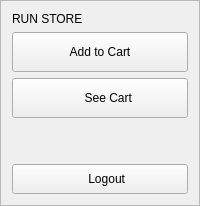
           <widget class="QFrame" name="frame_5">
            <property name="frameShape">
             <enum>QFrame::StyledPanel</enum>
            </property>
            <property name="frameShadow">
             <enum>QFrame::Raised</enum>
            </property>
            <layout class="QVBoxLayout" name="verticalLayout_61">
             <item>
              <widget class="QLabel" name="label_29">
               <property name="styleSheet">
                <string notr="true">font: 22pt &quot;Fira Sans&quot;;</string>
               </property>
               <property name="text">
                <string>RUN STORE</string>
               </property>
              </widget>
             </item>
             <item>
              <widget class="QPushButton" name="add_cart_page_button">
               <property name="minimumSize">
                <size>
                 <width>70</width>
                 <height>40</height>
                </size>
               </property>
               <property name="styleSheet">
                <string notr="true">font: 12pt &quot;Fira Sans&quot;;</string>
               </property>
               <property name="text">
                <string>Add to Cart</string>
               </property>
               <property name="icon">
                <iconset resource="img.qrc">
                 <normaloff>:/img/cart.png</normaloff>:/img/cart.png</iconset>
               </property>
               <property name="iconSize">
                <size>
                 <width>30</width>
                 <height>30</height>
                </size>
               </property>
              </widget>
             </item>
             <item>
              <widget class="QPushButton" name="See_Cart_Page_Button">
               <property name="minimumSize">
                <size>
                 <width>70</width>
                 <height>40</height>
                </size>
               </property>
               <property name="styleSheet">
                <string notr="true">font: 12pt &quot;Fira Sans&quot;;</string>
               </property>
               <property name="text">
                <string>     See Cart</string>
               </property>
               <property name="icon">
                <iconset resource="img.qrc">
                 <normaloff>:/img/cart.png</normaloff>:/img/cart.png</iconset>
               </property>
               <property name="iconSize">
                <size>
                 <width>30</width>
                 <height>30</height>
                </size>
               </property>
              </widget>
             </item>
             <item>
              <spacer name="verticalSpacer_16">
               <property name="orientation">
                <enum>Qt::Vertical</enum>
               </property>
               <property name="sizeHint" stdset="0">
                <size>
                 <width>20</width>
                 <height>40</height>
                </size>
               </property>
              </spacer>
             </item>
             <item>
              <widget class="QPushButton" name="close_store">
               <property name="minimumSize">
                <size>
                 <width>70</width>
                 <height>30</height>
                </size>
               </property>
               <property name="styleSheet">
                <string notr="true">font: 12pt &quot;Fira Sans&quot;;</string>
               </property>
               <property name="text">
                <string>    Logout</string>
               </property>
               <property name="icon">
                <iconset resource="img.qrc">
                 <normaloff>:/img/logout.png</normaloff>:/img/logout.png</iconset>
               </property>
               <property name="iconSize">
                <size>
                 <width>30</width>
                 <height>20</height>
                </size>
               </property>
              </widget>
             </item>
            </layout>
           </widget>
